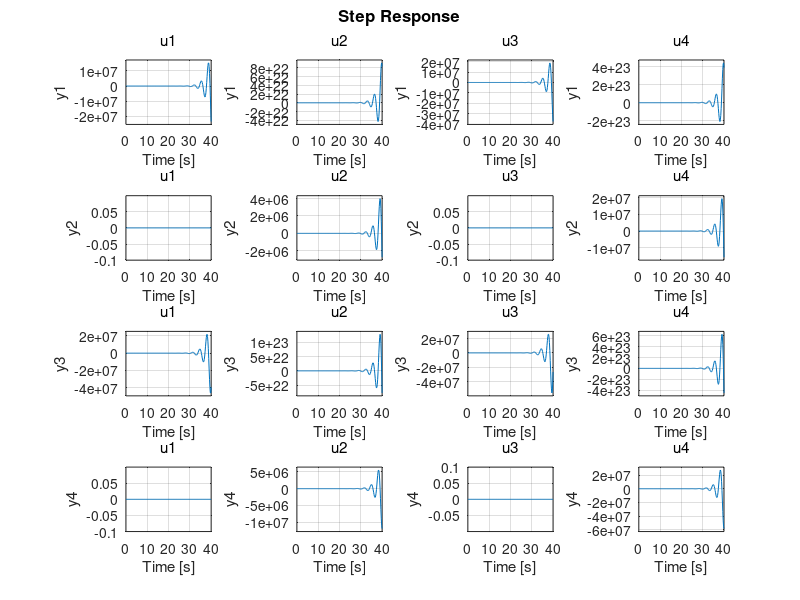
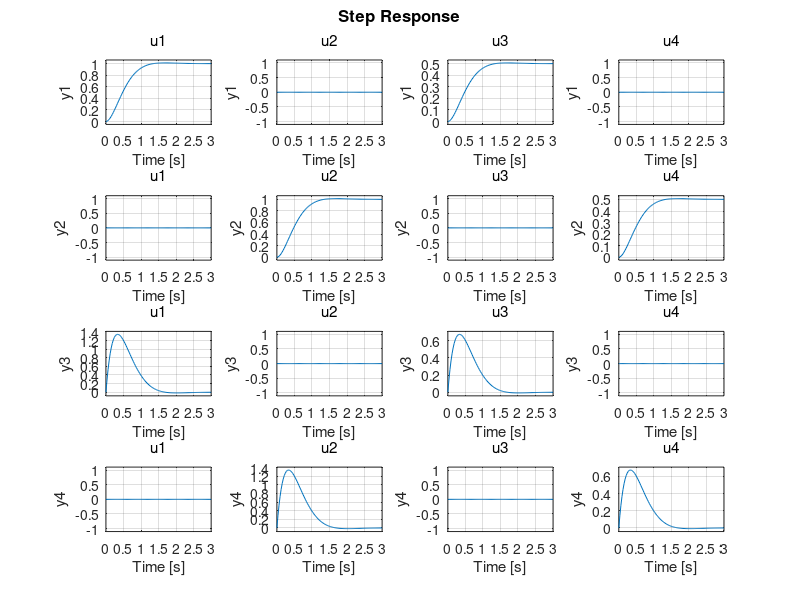
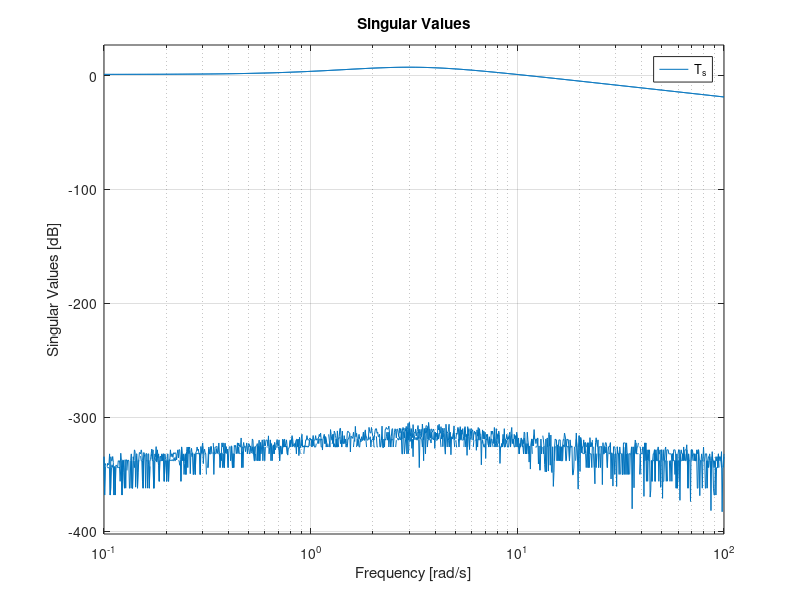
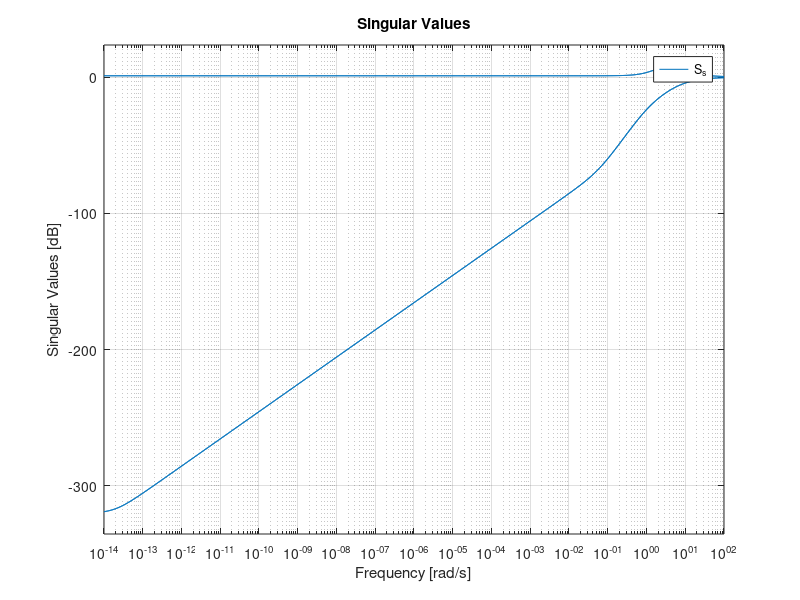

Recreate these plots in MATLAB, in order. (Note: this script raises an error after producing the figures.)
%% Feedback linearization WITHOUT perfect tracking for constant yd(t)
clear all; close all; clc

g_coeff = 6.158;
g = 9.81;
Cd_vg = 0.06057;
Cd_v = Cd_vg/g_coeff;
Cd_ug = Cd_vg;

% 4x4 State Space

A = [0 0 1 0;
    0 0 0 1;
    0 0 -Cd_ug 0;
    0 0 0 -Cd_vg];

B = [0 0;
    0 0;
    0 -g;
    g 0];


d_prim_poles = [-0.5 + 1.5*j;-0.5 - 1.5*j; -0.2; -1]

K = place(A,B,d_prim_poles)
A_CL = A - B*K

G_s = ss(A,B,eye(4),zeros(4,2))
H_s = ss(K)
L_s = series(H_s, G_s)
T_s = feedback(L_s,eye(4))
step(T_s)
S_s = feedback(eye(4),L_s)
R_s = feedback(H_s,G_s);


%% Feedback linearization WITH perfect tracking for constant yd(t)
clear all; close all; clc

s = tf('s')

g_coeff = 6.158;
g = 9.81;
Cd_vg = 0.06057;
Cd_v = Cd_vg/g_coeff;
Cd_ug = Cd_vg;


A = [0 0 1 0;
    0 0 0 1;
    0 0 -Cd_ug 0;
    0 0 0 -Cd_vg];

B = [0 0;
    0 0;
    0 -g;
    g 0];

C = eye(4);

D = zeros(4,2);

b_s = 1/s;
B_s = ss(eye(2)*b_s);
A_b = B_s.A
B_b = B_s.B
C_b = B_s.C
D_b = B_s.D

G_s = ss(A,B,C,D);
G_s_a = series(b_s,G_s);
A_a_2 = G_s_a.A
B_a_2 = G_s_a.B
C_a_2 = G_s_a.C
D_a_2 = G_s_a.D

A_a = [A_b,zeros(2,4);B*C_b, A]
B_a = [B_b; zeros(4,2)]
C_a = [zeros(4,2),C]
D_a = zeros(2,2)

delta = 1e-6;
p_1 = -0.5 + 1.5*j;
p_2 = -0.5 - 1.5*j;
p_3 = -0.2;
p_4 = -1;
p_5 = 3*p_4;

delta = 1e-6;
d_prim_poles = [p_1; p_2; p_3;p_4; p_4 - delta; p_4 - 2*delta]
d_scnd_poles = [p_5; p_5-delta; p_5-2*delta;p_5-3*delta;p_5-4*delta;p_5-5*delta]

K_a = place(A_a,B_a,d_prim_poles)
L_a = place(A_a.',C_a.',d_scnd_poles).'

A_H_a = A_a - L_a*C_a - B_a*K_a
B_H_a = L_a
C_H_a = K_a
H_s_a = ss(A_H_a,B_H_a,C_H_a,0)
H_s = series(H_s_a,b_s);
L_s = series(H_s,G_s);
T_s = feedback(L_s,eye(4));
S_s = feedback(eye(4), L_s);
R_s = feedback(H_s,G_s);

figure
step(T_s)

%% LQR WITHOUT perfect tracking for constant yd(t)
clear all; close all; clc

g_coeff = 6.158;
g = 9.81;
Cd_vg = 0.06057;
Cd_v = Cd_vg/g_coeff;
Cd_ug = Cd_vg;


A = [0 0 1 0;
    0 0 0 1;
    0 0 -Cd_ug 0;
    0 0 0 -Cd_vg];

B = [0 0;
    0 0;
    0 -g;
    g 0];

C = eye(4);

D = zeros(4,2);

u_max = 15*pi/180;
r = (1/u_max)^2;

x_max = 0.25;
x_dot_max = 1;

q1 = (1/x_max)^2;
q2 = (1/x_dot_max)^2;

Q = diag([q1,q1,q2,q2]);
R = r*eye(2);


[K_lqr,S_lqr,clp_lqr] = lqr(A,B,Q,R)

G_s = ss(A,B,C,D);
H_s = ss(K_lqr);
L_s = series(H_s,G_s);
T_s = feedback(L_s,eye(4));
S_s = feedback(eye(4), L_s);
R_s = feedback(H_s,G_s);

step(T_s)

figure
sigma(T_s)

figure
sigma(S_s)

%% LQR WITH perfect tracking for constant yd(t)

clear all; close all; clc

s = tf('s')

g_coeff = 6.158;
g = 9.81;
Cd_vg = 0.06057;
Cd_v = Cd_vg/g_coeff;
Cd_ug = Cd_vg;


A = [0 0 1 0;
    0 0 0 1;
    0 0 -Cd_ug 0;
    0 0 0 -Cd_vg];

B = [0 0;
    0 0;
    0 -g;
    g 0];

C = eye(4);

D = zeros(4,2);


b_s = 1/s;
B_s = ss(eye(2)*b_s);
A_b = B_s.A
B_b = B_s.B
C_b = B_s.C
D_b = B_s.D

G_s = ss(A,B,C,D);
G_s_a = series(b_s,G_s);
A_a_2 = G_s_a.A
B_a_2 = G_s_a.B
C_a_2 = G_s_a.C
D_a_2 = G_s_a.D

A_a = [A_b,zeros(2,4);B*C_b, A]
B_a = [B_b; zeros(4,2)]
C_a = [zeros(4,2),C]
D_a = zeros(2,2)

u_max = 15*pi/180;
r = (1/u_max)^2;

x_max = 0.25;
x_dot_max = 1;

q1 = 1*(1/x_max)^2;
r1 = 1*(1/u_max)^2;

q2 = 1;
r2 = 1;

Q1 = q1*eye(6);
R1 = r1*eye(2);
Q2 = q2*eye(6);
R2 = r2*eye(4);

[K_lqr,~,clp_plant] = lqr(A_a,B_a,Q1,R1)
[L_lqr,~,clp_obsrv] = lqr(A_a.',C_a.',Q2,R2)
L_lqr = L_lqr.';

A_H_a = A_a - L_lqr*C_a - B_a*K_lqr
B_H_a = L_lqr
C_H_a = K_lqr
H_s_a = ss(A_H_a,B_H_a,C_H_a,0)
H_s = series(H_s_a,b_s)

L_s = series(H_s,G_s);
T_s = feedback(L_s,eye(4));
S_s = feedback(eye(4), L_s);
R_s = feedback(H_s,G_s);

figure
step(T_s)

figure
sigma(T_s)

figure
sigma(S_s)

zpk(H_s)

e_ss = evalfr(S_s,0)